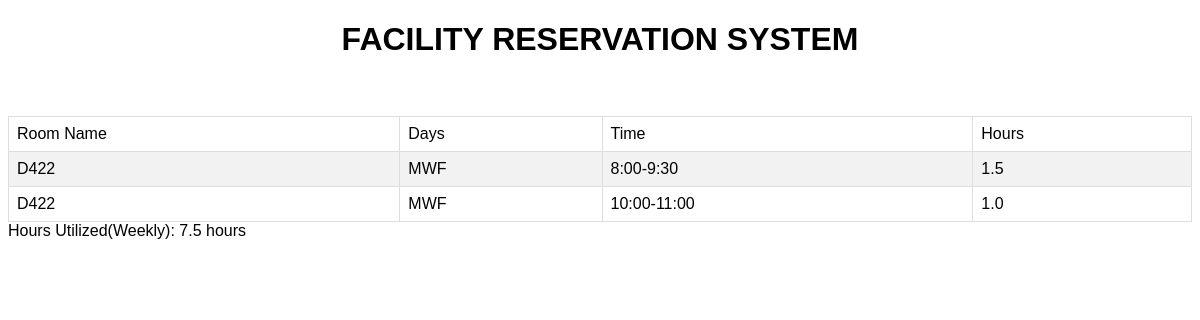
The app's page /php/room_matrix_test.php, older data.
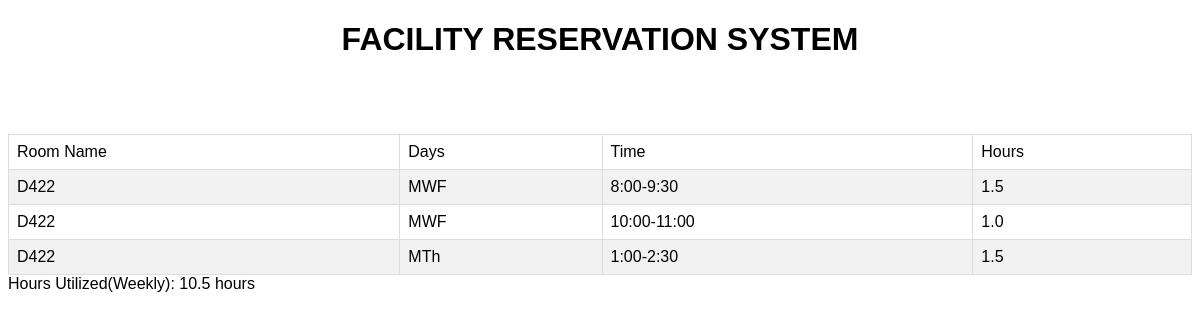
The same page, newer data.
### tables this page shows
CREATE TABLE `classroom` (
  `classID` int(100) NOT NULL,
  `roomName` varchar(50) NOT NULL,
  `schoolYear` varchar(25) NOT NULL,
  `semester` varchar(25) NOT NULL,
  `days` varchar(11) NOT NULL,
  `time` varchar(25) NOT NULL,
  `subject` varchar(25) NOT NULL,
  `hours` decimal(3,1) NOT NULL,
  `weekly` int(11) DEFAULT NULL
);

### php/room_matrix_test.php (the view, shortened to what this page needs)
<?php
	include('DBConnector.php');
?>
<!DOCTYPE html>
<html>
<head>
	<link rel="stylesheet" href="../stylesheet/style.css">
	<h1>FACILITY RESERVATION SYSTEM</h1>
</head>
<body>
	<table id="customers">
		<tr>
			<td> Room Name</td>
			<td> Days </td>
			<td> Time </td>
			<td> Hours </td>
		</tr>
<?php
	$sql = "SELECT * FROM classroom where roomName='D422'";
	$result = $conn-> query($sql);
	if ($result-> num_rows > 0){
		while ($row = $result-> fetch_assoc()){
			echo "<tr>
					<td>" . $row["roomName"] . "</td>
					<td>" . $row["days"] . "</td>
					<td>" . $row["time"] . "</td>
					<td>" . $row["hours"] . "</td>
				  </tr> <br/>";
		}
		echo "</table>";
	}else{
		echo "0 result";
	}
?>
<?php
	$sql = "SELECT roomName, time, days, SUM(hours*if(days='MWF', 3 , if(days='MTh', 2 ,if(days='TTH', 2 ,if(days='TF', 2 , 0 ))))) weekly from itproject.classroom where roomName ='D422'";
	$result = $conn-> query($sql);
	if ($result-> num_rows > 0){
		while ($row = $result-> fetch_assoc()){
			echo "Hours Utilized(Weekly): " . $row["weekly"] . " hours";
		}
	}else{
		echo "0 result";
	}
?>
</body>
</html>

### stylesheet/style.css (style rules this page uses)
h1 { text-align: center; }
body { font-family: Arial, Helvetica, sans-serif; }
#customers { font-family: "Trebuchet MS", Arial, Helvetica, sans-serif; border-collapse: collapse; width: 100%; }
#customers td, #customers th { border: 1px solid #ddd; padding: 8px; }
#customers tr:nth-child(even) { background-color: #f2f2f2; }

Row changes from the older to the newer data that the page shows:
added classroom: roomName "D422", days "MTh", time "1:00-2:30", hours "1.5"
Text that changed along with them:
new list line: "Hours Utilized(Weekly): 10.5 hours"
list line gone: "Hours Utilized(Weekly): 7.5 hours"
